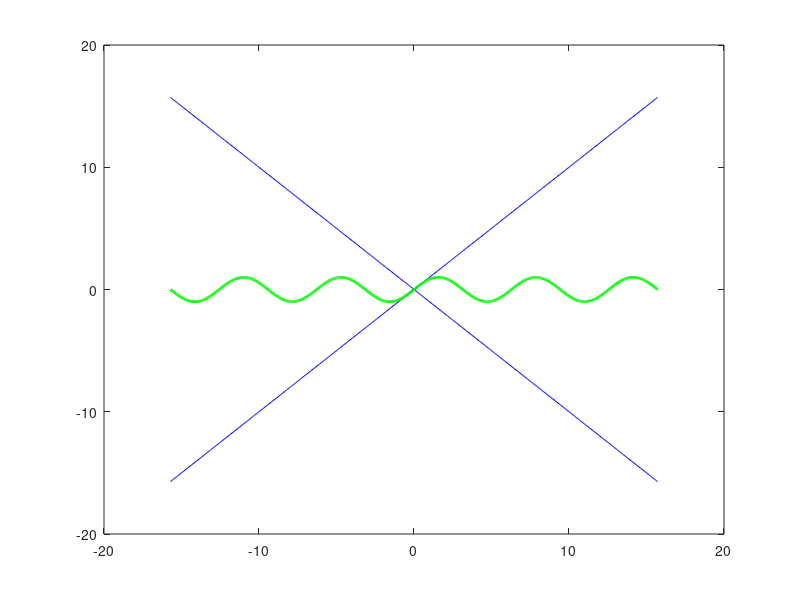

The MATLAB source for this figure: (Note: this script raises an error after producing the figure.)
x = linspace(-5*pi,5*pi,500);
plot(x,x,'b',x,-x,'b',x,sin(x),'g','LineWidth',2);
plot(x,(x*sin(x)),'r','LineWidth',3);
